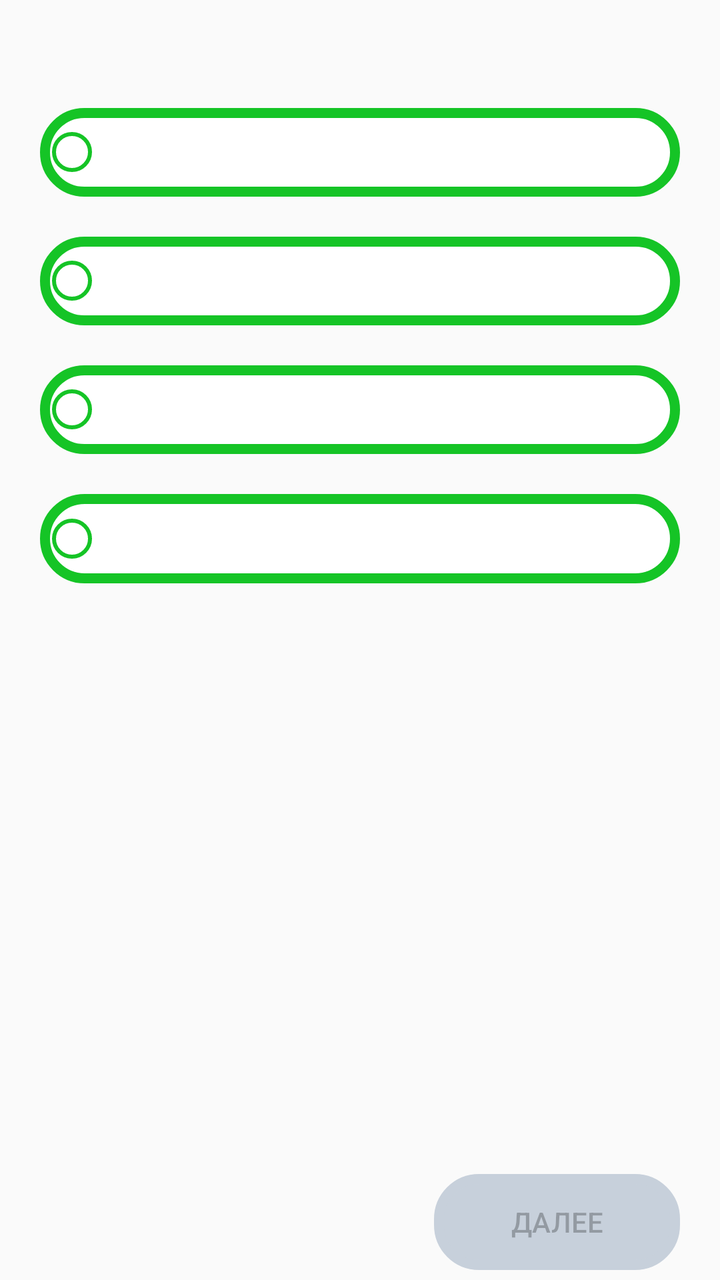
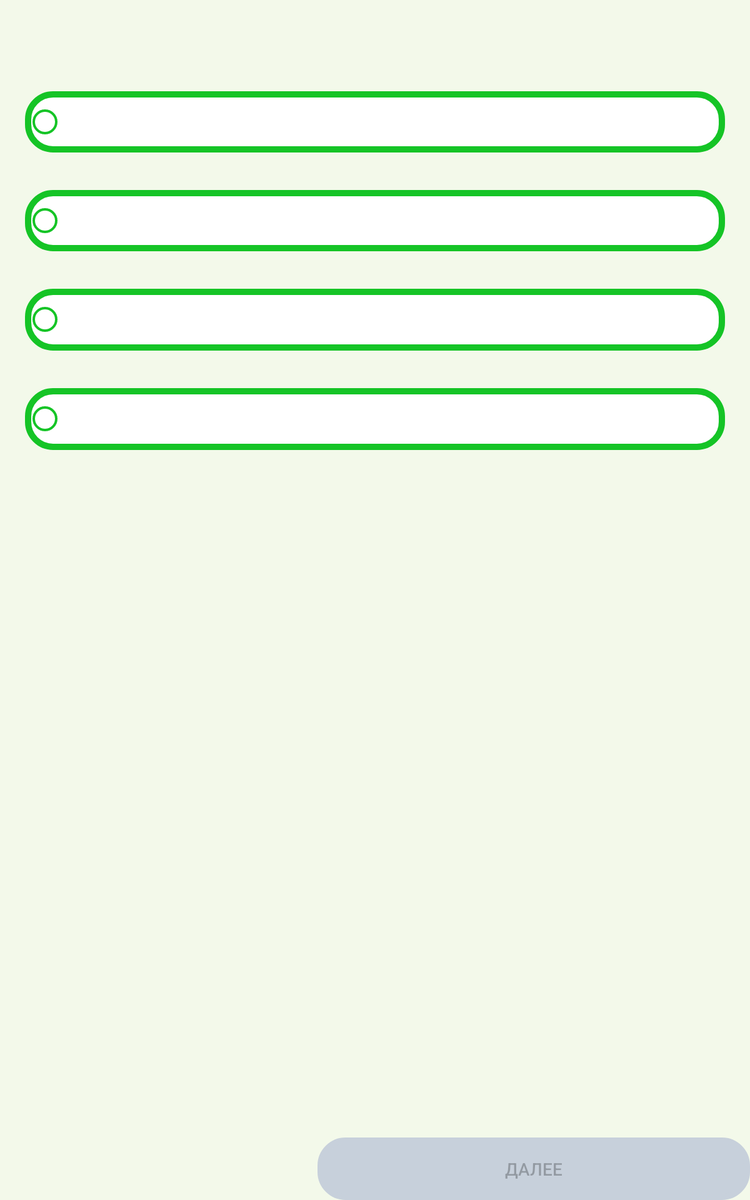

One screen, two layout resources from the same app: the default and the author's alternative for another configuration. Each is rendered where Android would select it; the XML of both is given below.
<!-- AndroidManifest.xml: application theme AppTheme -->
<!-- res/layout/fragment_task_answer.xml -->
<?xml version="1.0" encoding="utf-8"?>
<LinearLayout xmlns:android="http://schemas.android.com/apk/res/android"
    xmlns:app="http://schemas.android.com/apk/res-auto"
    xmlns:tools="http://schemas.android.com/tools"
    android:id="@+id/Liner"
    android:layout_width="match_parent"
    android:layout_height="match_parent"
    android:layout_weight="1"
    android:background="@color/Lite"
    android:orientation="vertical"
    tools:context=".Layouts.Fragments.TaskAnswer.TaskAnswerFragment">

    <TextView
        android:id="@+id/b7"
        android:layout_width="match_parent"
        android:layout_height="wrap_content"
        android:maxLines="3"
        android:textAlignment="center"
        android:textColor="#000"
        android:textStyle="bold" />


    <LinearLayout
        android:layout_width="match_parent"
        android:layout_height="wrap_content"
        android:layout_marginLeft="15dp"
        android:layout_marginRight="15dp"
        android:layout_marginTop="15dp"
        android:gravity="center">

        <TextView
            android:id="@+id/Table"
            android:layout_width="wrap_content"
            android:layout_height="wrap_content"
            android:layout_centerInParent="true"
            android:layout_weight=".20"
            android:background="@drawable/trueanswer"
            android:gravity="center"
            android:includeFontPadding="false"
            android:lines="2"
            android:textAlignment="center"
            android:textStyle="bold"
            android:visibility="gone" />
    </LinearLayout>

    <LinearLayout
        android:layout_width="match_parent"
        android:layout_height="0dp"
        android:layout_weight="8"
        android:orientation="vertical">

        <RadioGroup
            android:id="@+id/radioGroup"
            android:layout_width="match_parent"
            android:layout_height="wrap_content"
            android:layout_weight="1"
            android:orientation="vertical">

            <android.support.v7.widget.AppCompatRadioButton
                android:id="@+id/b1"
                style="@style/RadioButtonStyle" />

            <android.support.v7.widget.AppCompatRadioButton
                android:id="@+id/b2"
                style="@style/RadioButtonStyle" />

            <android.support.v7.widget.AppCompatRadioButton
                android:id="@+id/b3"
                style="@style/RadioButtonStyle" />

            <android.support.v7.widget.AppCompatRadioButton
                android:id="@+id/b4"
                style="@style/RadioButtonStyle" />

        </RadioGroup>

        <RelativeLayout
            android:layout_width="163dp"
            android:layout_height="184dp"
            android:layout_gravity="right"
            android:layout_weight="321"
            android:gravity="bottom"
            android:visibility="visible">

            <LinearLayout
                android:layout_width="wrap_content"
                android:layout_height="wrap_content"
                android:layout_weight="0.20">

                <Button
                    android:id="@+id/b6"
                    style="@style/NextButtonStyle"
                    android:layout_width="186dp"
                    android:layout_height="wrap_content" />
            </LinearLayout>

        </RelativeLayout>

    </LinearLayout>
</LinearLayout>
<!-- resources referenced by this layout -->
<resources>
  <!-- drawable trueanswer (drawable) -->
  <shape xmlns:android="http://schemas.android.com/apk/res/android"
      android:thickness="0dp"
      android:textStyle="bold"
      android:tint="@color/Green"
      android:shape="rectangle">
      <solid android:color="@color/Green"/>
      <stroke  android:width="5dp" android:color="@color/Green" />
  </shape>
  <style name="NextButtonStyle">
          <item name="android:layout_marginRight">20dp</item>
          <item name="android:layout_marginLeft">20dp</item>
          <item name="android:layout_marginBottom">5dp</item>
          <item name="android:layout_alignParentBottom">true</item>
          <item name="android:layout_alignParentRight">true</item>
          <item name="android:layout_weight">1</item>
          <item name="android:background">@drawable/nextbuttonoactive</item>
          <item name="android:enabled">false</item>
          <item name="android:gravity">center</item>
          <item name="android:text">"Далее"</item>
      </style>
  <style name="RadioButtonStyle">
          <item name="android:textSize">18sp</item>
          <item name="android:layout_marginLeft">20dp</item>
          <item name="android:layout_marginRight">20dp</item>
          <item name="android:layout_marginTop">20dp</item>
          <item name="android:layout_width">match_parent</item>
          <item name="android:layout_height">wrap_content</item>
          <item name="android:layout_weight">1</item>
          <item name="android:background">@drawable/radiobuttonstyle</item>
          <item name="buttonTint">@color/Green</item>
          <item name="android:textStyle">bold</item>
      </style>
  <style name="AppTheme" parent="Theme.AppCompat.Light.NoActionBar">
          
          <item name="colorPrimary">@color/colorPrimary</item>
          <item name="colorPrimaryDark">@color/colorPrimaryDark</item>
          <item name="colorAccent">@color/colorAccent</item>
      </style>
  <color name="Green">#15c426</color>
  <!-- drawable nextbuttonoactive (drawable) -->
  <shape xmlns:android="http://schemas.android.com/apk/res/android"
      android:thickness="0dp"
      android:tint="#c7d0db"
      android:shape="rectangle">
      <solid android:color="#c7d0db"/>
      <corners android:radius="20dp"/>
      <stroke  android:width="5dp" android:color="#c7d0db" />
      <padding android:left="10dp"
          android:right="10dp"></padding>
  </shape>
  <!-- drawable radiobuttonstyle (drawable) -->
  <shape xmlns:android="http://schemas.android.com/apk/res/android"
  android:thickness="0dp"
  android:textStyle="bold"
  android:shape="rectangle">
  <solid android:color="#FFFFFF"/>
  <stroke  android:width="5dp" android:color="@color/Green" />
  <corners android:radius="20dp"/>
      <padding android:left="10dp"
          android:top="10dp"
          android:bottom="10dp"
          android:right="10dp"></padding>
  </shape>
  <color name="colorPrimary">#3F51B5</color>
  <color name="colorPrimaryDark">#303F9F</color>
  <color name="colorAccent">#FF4081</color>
</resources>
<!-- res/layout-large-port/fragment_task_answer.xml (the author's variant of the layout above) -->
<!-- drawn on a 7-inch tablet held upright -->
<?xml version="1.0" encoding="utf-8"?>
<LinearLayout xmlns:android="http://schemas.android.com/apk/res/android"
    xmlns:app="http://schemas.android.com/apk/res-auto"
    xmlns:tools="http://schemas.android.com/tools"
    android:id="@+id/Liner"
    android:layout_width="match_parent"
    android:layout_height="match_parent"
    android:layout_weight="1"
    android:background="#f3f9ea"
    android:orientation="vertical"
    tools:context=".Layouts.TaskAnswerFragment">

    <TextView
        android:id="@+id/b7"
        android:layout_width="match_parent"
        android:layout_height="wrap_content"
        android:maxLines="3"
        android:textAlignment="center"
        android:textColor="#000"
        android:textSize="28sp"
        android:textStyle="bold" />


    <LinearLayout
        android:layout_width="match_parent"
        android:layout_height="wrap_content"
        android:layout_marginLeft="15dp"
        android:layout_marginRight="15dp"
        android:layout_marginTop="15dp"
        android:gravity="center"
        android:visibility="invisible">

        <TextView
            android:id="@+id/Table"
            android:layout_width="wrap_content"
            android:layout_height="wrap_content"
            android:layout_centerInParent="true"
            android:layout_weight=".20"
            android:background="@drawable/trueanswer"
            android:gravity="center"
            android:includeFontPadding="false"
            android:lines="2"
            android:textAlignment="center"
            android:textSize="28sp"
            android:textStyle="bold"
            android:visibility="gone" />
    </LinearLayout>

    <LinearLayout
        android:layout_width="match_parent"
        android:layout_height="0dp"
        android:layout_weight="8"
        android:orientation="vertical">

        <RadioGroup
            android:id="@+id/radioGroup"
            android:layout_width="match_parent"
            android:layout_height="306dp"
            android:layout_weight="1"
            android:orientation="vertical">

            <android.support.v7.widget.AppCompatRadioButton
                android:id="@+id/b1"
                style="@style/RadioButtonStyle"
                android:layout_height="40dp"
                android:textSize="28sp" />

            <android.support.v7.widget.AppCompatRadioButton
                android:id="@+id/b2"
                style="@style/RadioButtonStyle"
                android:layout_marginTop="30dp"
                android:layout_height="40dp"
                android:textSize="28sp" />

            <android.support.v7.widget.AppCompatRadioButton
                android:id="@+id/b3"
                style="@style/RadioButtonStyle"
                android:layout_marginTop="30dp"
                android:layout_height="40dp"
                android:textSize="28sp" />

            <android.support.v7.widget.AppCompatRadioButton
                android:id="@+id/b4"
                style="@style/RadioButtonStyle"
                android:layout_marginTop="30dp"
                android:layout_height="40dp"
                android:textSize="28sp" />

        </RadioGroup>

        <RelativeLayout
            android:layout_width="346dp"
            android:layout_height="184dp"
            android:layout_gravity="right"
            android:layout_weight="321"
            android:gravity="bottom"
            android:visibility="visible">

            <LinearLayout
                android:layout_width="400dp"
                android:layout_height="wrap_content"
                android:layout_weight="0.20">

                <Button
                    android:id="@+id/b6"
                    android:layout_width="200dp"
                    android:layout_height="50dp"
                    android:layout_alignParentBottom="true"
                    android:layout_alignParentRight="true"
                    android:layout_weight="1"
                    android:background="@drawable/nextbuttonoactive"
                    android:enabled="false"
                    android:gravity="center"
                    android:text="Далее" />
            </LinearLayout>

        </RelativeLayout>

    </LinearLayout>
</LinearLayout>
<!-- resources referenced by the variant -->
<!-- as a 7-inch tablet held upright resolves them -->
<resources>
  <!-- drawable nextbuttonoactive (drawable) -->
  <shape xmlns:android="http://schemas.android.com/apk/res/android"
      android:thickness="0dp"
      android:tint="#c7d0db"
      android:shape="rectangle">
      <solid android:color="#c7d0db"/>
      <corners android:radius="20dp"/>
      <stroke  android:width="5dp" android:color="#c7d0db" />
      <padding android:left="10dp"
          android:right="10dp"></padding>
  </shape>
  <!-- drawable trueanswer (drawable) -->
  <shape xmlns:android="http://schemas.android.com/apk/res/android"
      android:thickness="0dp"
      android:textStyle="bold"
      android:tint="@color/Green"
      android:shape="rectangle">
      <solid android:color="@color/Green"/>
      <stroke  android:width="5dp" android:color="@color/Green" />
  </shape>
  <style name="RadioButtonStyle">
          <item name="android:textSize">18sp</item>
          <item name="android:layout_marginLeft">20dp</item>
          <item name="android:layout_marginRight">20dp</item>
          <item name="android:layout_marginTop">20dp</item>
          <item name="android:layout_width">match_parent</item>
          <item name="android:layout_height">wrap_content</item>
          <item name="android:layout_weight">1</item>
          <item name="android:background">@drawable/radiobuttonstyle</item>
          <item name="buttonTint">@color/Green</item>
          <item name="android:textStyle">bold</item>
      </style>
  <style name="AppTheme" parent="Theme.AppCompat.Light.NoActionBar">
          
          <item name="colorPrimary">@color/colorPrimary</item>
          <item name="colorPrimaryDark">@color/colorPrimaryDark</item>
          <item name="colorAccent">@color/colorAccent</item>
      </style>
  <color name="Green">#15c426</color>
  <!-- drawable radiobuttonstyle (drawable) -->
  <shape xmlns:android="http://schemas.android.com/apk/res/android"
  android:thickness="0dp"
  android:textStyle="bold"
  android:shape="rectangle">
  <solid android:color="#FFFFFF"/>
  <stroke  android:width="5dp" android:color="@color/Green" />
  <corners android:radius="20dp"/>
      <padding android:left="10dp"
          android:top="10dp"
          android:bottom="10dp"
          android:right="10dp"></padding>
  </shape>
  <color name="colorPrimary">#3F51B5</color>
  <color name="colorPrimaryDark">#303F9F</color>
  <color name="colorAccent">#FF4081</color>
</resources>
